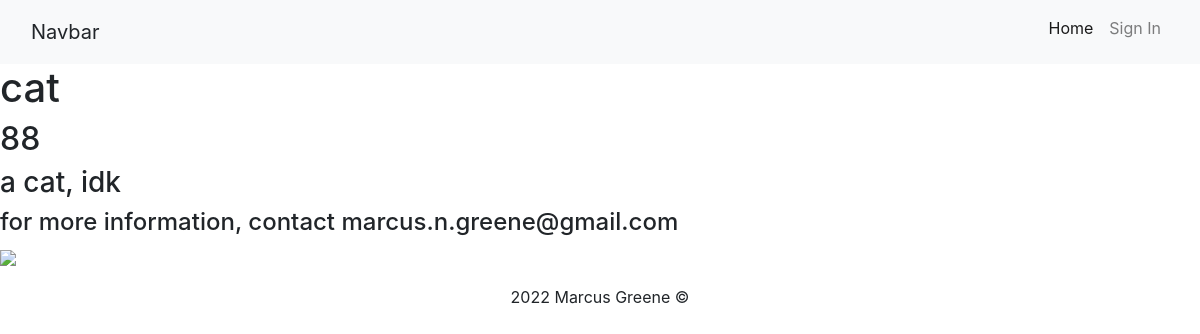
Page /listings/1 on the committed database.
### models.py (models this page shows, shortened)
class Listing(db.Model):
    id = db.Column(db.Integer, primary_key=True)
    price = db.Column(db.String(30), index = True, unique=False)
    title = db.Column(db.String(50), index=True, unique=False)
    description = db.Column(db.String(500), unique= False, index=False)
    image = db.Column(db.LargeBinary)
    mimetype = db.Column(db.Text)
    user_id = db.Column(db.Integer, db.ForeignKey("user.id"))

class User(db.Model, UserMixin):
    id = db.Column(db.Integer, primary_key=True)
    username = db.Column(db.String(50))
    password = db.Column(db.String(20))

### routes.py (the view)
@app.route("/listings/<listingid>")
def listing(listingid):
  listing = Listing.query.filter_by(id=listingid).first()
  user = User.query.filter_by(id=listing.id).first()
  developed = Response(listing.image, mimetype=listing.mimetype)
  return render_template("listing.html", title=listing.title, listing=listing, user=user, image = developed)

### templates/listing.html
{% extends "base.html" %}
{% block content %}
<h1>{{listing.title}}</h1>
<h2>{{listing.price}}</h2>
<h3>{{listing.description}}</h3>
<h4>for more information, contact {{user.username}} </h4>
<p>
    <img src="{{ url_for('serve_image', listingid = listing.id) }}"/>
</p>
{% endblock %}

### rows in the picture
Listing: title "cat", price "88", description "a cat, idk"
User: username "marcus.n.greene@gmail.com"
